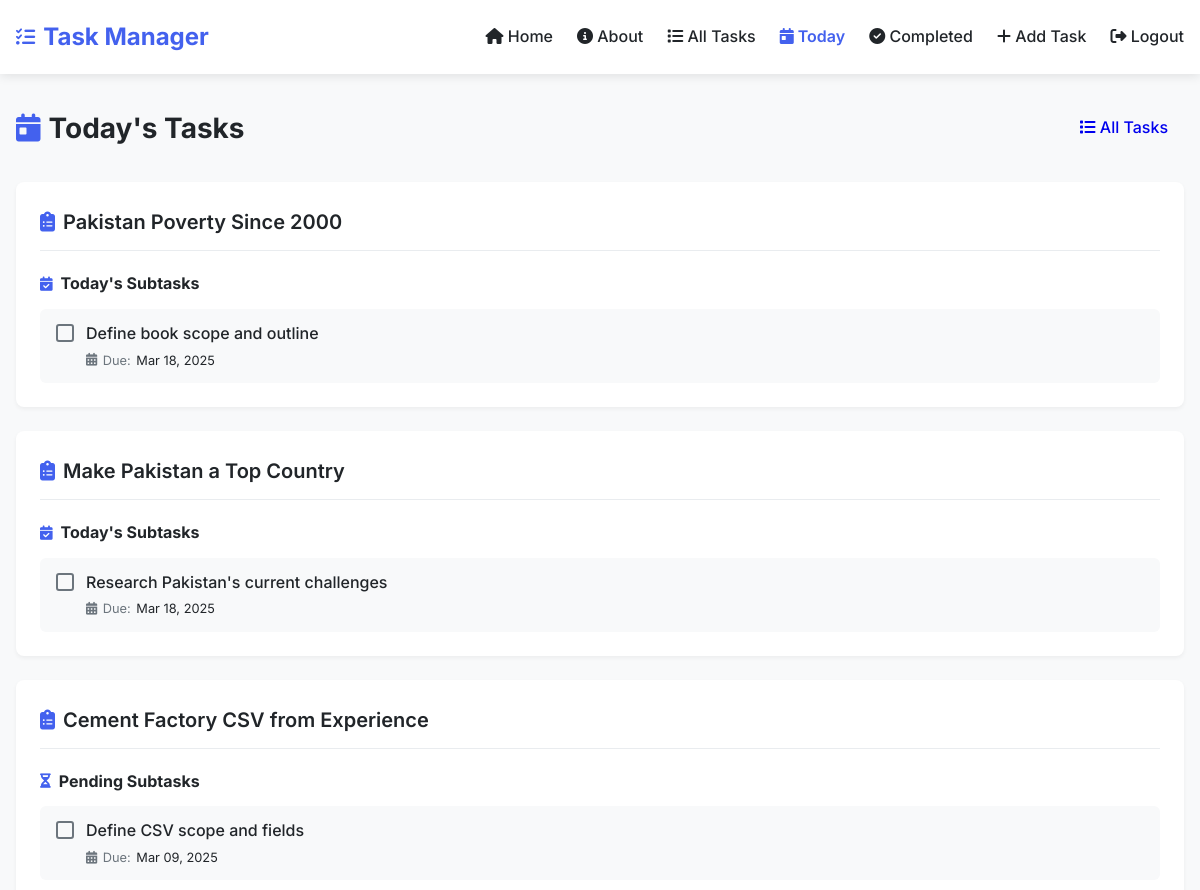
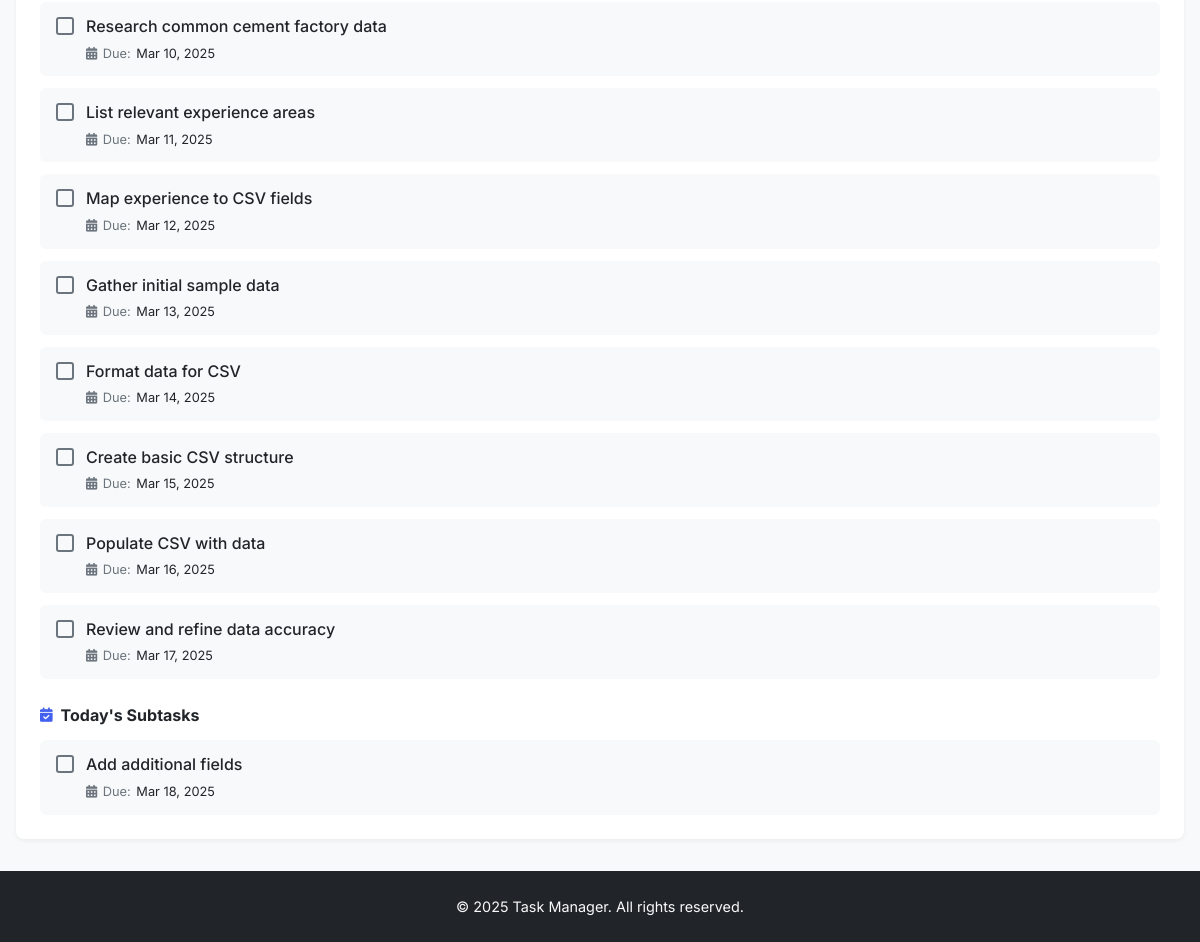
Before: /today_tasks/ (signed in) with the older database file (2 pictures, top to bottom).
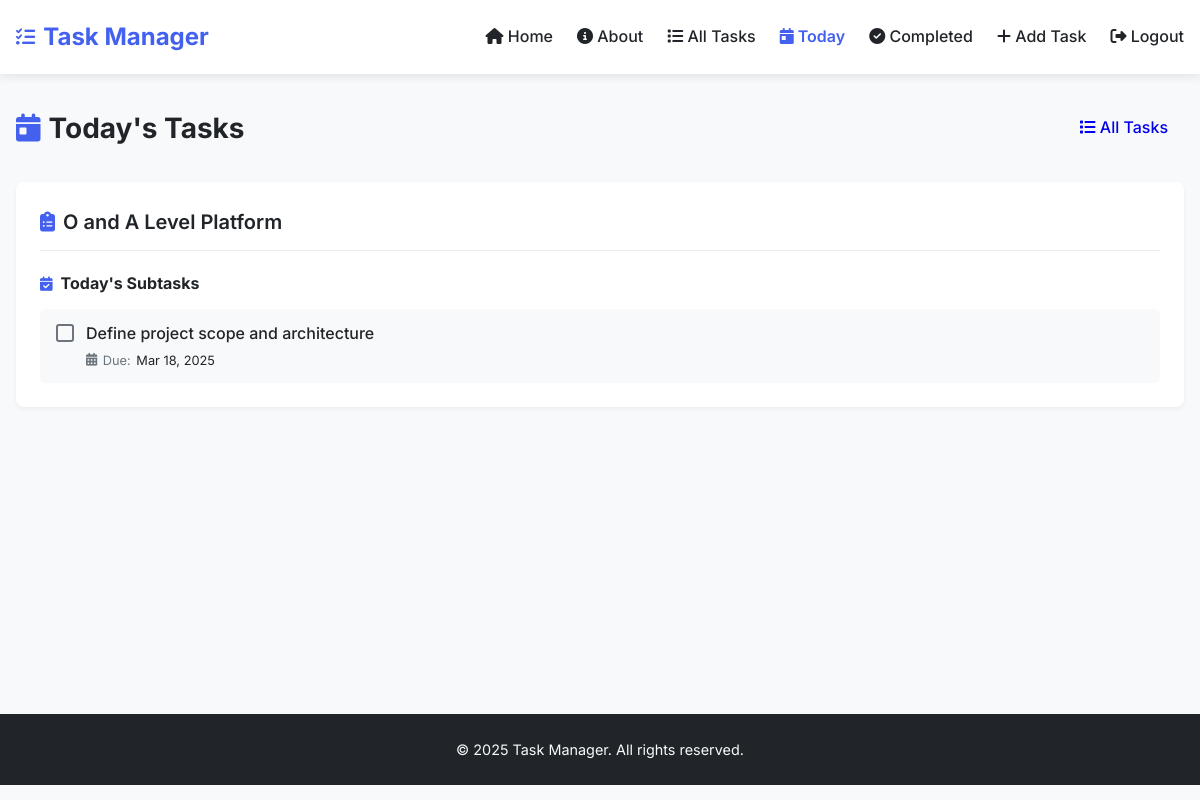
After: the same page with the newer database file.
### task_manager/models.py (models this page shows, shortened)
class Task(models.Model):
    user = models.ForeignKey(settings.AUTH_USER_MODEL, on_delete=models.CASCADE)
    description = models.TextField()
    title = models.CharField(max_length=200, blank=True, null=True)  # Add title field
    start_date = models.DateField()
    due_date = models.DateField()
    priority = models.CharField(max_length=10, choices=[
        ('High', 'High'),
        ('Medium', 'Medium'),
        ('Low', 'Low'),
    ])
    completed = models.BooleanField(default=False)

class Subtask(models.Model):
    task = models.ForeignKey(Task, on_delete=models.CASCADE)
    description = models.TextField()
    due_date = models.DateField()
    completed = models.BooleanField(default=False)

### task_manager/views.py (the view)
# urls.py: path("today_tasks/", views.today_tasks, name="today_tasks"),
@login_required
def today_tasks(request):
    today = date.today()
    tasks = Task.objects.filter(user=request.user)
    today_tasks_list = []
    for task in tasks:
        subtasks = Subtask.objects.filter(task=task, due_date=today, completed=False)
        yesterday = today - timedelta(days=1)
        pending_subtasks = Subtask.objects.filter(task=task, due_date__lte=yesterday, completed=False)
        if subtasks.exists() or pending_subtasks.exists():
            today_tasks_list.append({'task': task, 'subtasks': subtasks, 'pending_subtasks': pending_subtasks})
    return render(request, 'today_tasks.html', {'today_tasks': today_tasks_list})

### task_manager/templates/today_tasks.html (shortened to what this page needs)
{% extends 'base.html' %}
{% block content %}
<div class="page-header">
    <div class="page-header-content">
        <h2 class="page-title">
            <i class="fas fa-calendar-day"></i> Today's Tasks
        </h2>
        <div class="page-actions">
            <a href="{% url 'all_tasks' %}" class="btn btn-secondary">
                <i class="fas fa-list"></i> All Tasks
            </a>
        </div>
    </div>
</div>
{% if today_tasks %}
    <div class="today-tasks-list">
        {% for item in today_tasks %}
            <div class="task-card">
                <div class="task-header">
                    <h3 class="task-title">
                        <i class="fas fa-clipboard-list"></i> {{ item.task.title }}
                    </h3>
                </div>
                {% if item.pending_subtasks %}
                    <div class="subtasks-section">
                        <h4 class="subtasks-heading">
                            <i class="fas fa-hourglass-half"></i> Pending Subtasks
                        </h4>
                        <ul class="subtasks">
                            {% for subtask in item.pending_subtasks %}
                                <li class="subtask-item">
                                    <form method="post" action="{% url 'complete_subtask' subtask.id %}" class="subtask-form">
                                        <div class="subtask-checkbox">
                                            <label class="checkbox-label" for="pending-subtask-{{ subtask.id }}"></label>
                                        </div>
                                        <div class="subtask-content">
                                            <label for="pending-subtask-{{ subtask.id }}" class="subtask-description">
                                                {{ subtask.description }}
                                            </label>
                                            <span class="subtask-meta">
                                                <i class="fas fa-calendar-alt"></i> Due:
                                                <span class="subtask-date">{{ subtask.due_date|date:"M d, Y" }}</span>
                                            </span>
                                        </div>
                                    </form>
                                </li>
                            {% endfor %}
                        </ul>
                    </div>
                {% endif %}
                <div class="subtasks-section">
                    <h4 class="subtasks-heading">
                        <i class="fas fa-calendar-check"></i> Today's Subtasks
                    </h4>
                    <ul class="subtasks">
                        {% for subtask in item.subtasks %}
                            <li class="subtask-item {% if subtask.completed %}completed{% endif %}">
                                <form method="post" action="{% url 'complete_subtask' subtask.id %}" class="subtask-form">
                                    <div class="subtask-checkbox">
                                        <label class="checkbox-label" for="subtask-{{ subtask.id }}"></label>
                                    </div>
                                    <div class="subtask-content">
                                        <label for="subtask-{{ subtask.id }}" class="subtask-description">
                                            {{ subtask.description }}
                                        </label>
                                        <span class="subtask-meta">
                                            <i class="fas fa-calendar-alt"></i> Due:
                                            <span class="subtask-date">{{ subtask.due_date|date:"M d, Y" }}</span>
                                        </span>
                                    </div>
                                </form>
                            </li>
                        {% endfor %}
                    </ul>
                </div>
            </div>
        {% endfor %}
    </div>
{% endif %}
{% endblock %}

Changed rows visible on the page:
removed Task: task "Pakistan Poverty Since 2000"
removed Subtask: description "Define book scope and outline", due_date "Mar 18, 2025", shown under "Pakistan Poverty Since 2000"
removed Task: task "Make Pakistan a Top Country"
removed Subtask: description "Research Pakistan's current challenges", due_date "Mar 18, 2025", shown under "Make Pakistan a Top Country"
removed Task: task "Cement Factory CSV from Experience"
removed Subtask: description "Define CSV scope and fields", due_date "Mar 09, 2025", shown under "Cement Factory CSV from Experience"
removed Subtask: description "Research common cement factory data", due_date "Mar 10, 2025", shown under "Cement Factory CSV from Experience"
removed Subtask: description "List relevant experience areas", due_date "Mar 11, 2025", shown under "Cement Factory CSV from Experience"
removed Subtask: description "Map experience to CSV fields", due_date "Mar 12, 2025", shown under "Cement Factory CSV from Experience"
removed Subtask: description "Gather initial sample data", due_date "Mar 13, 2025", shown under "Cement Factory CSV from Experience"
removed Subtask: description "Format data for CSV", due_date "Mar 14, 2025", shown under "Cement Factory CSV from Experience"
removed Subtask: description "Create basic CSV structure", due_date "Mar 15, 2025", shown under "Cement Factory CSV from Experience"
removed Subtask: description "Populate CSV with data", due_date "Mar 16, 2025", shown under "Cement Factory CSV from Experience"
removed Subtask: description "Review and refine data accuracy", due_date "Mar 17, 2025", shown under "Cement Factory CSV from Experience"
removed Subtask: description "Add additional fields", due_date "Mar 18, 2025", shown under "Cement Factory CSV from Experience"
added Task: task "O and A Level Platform"
added Subtask: description "Define project scope and architecture", due_date "Mar 18, 2025", shown under "O and A Level Platform"
